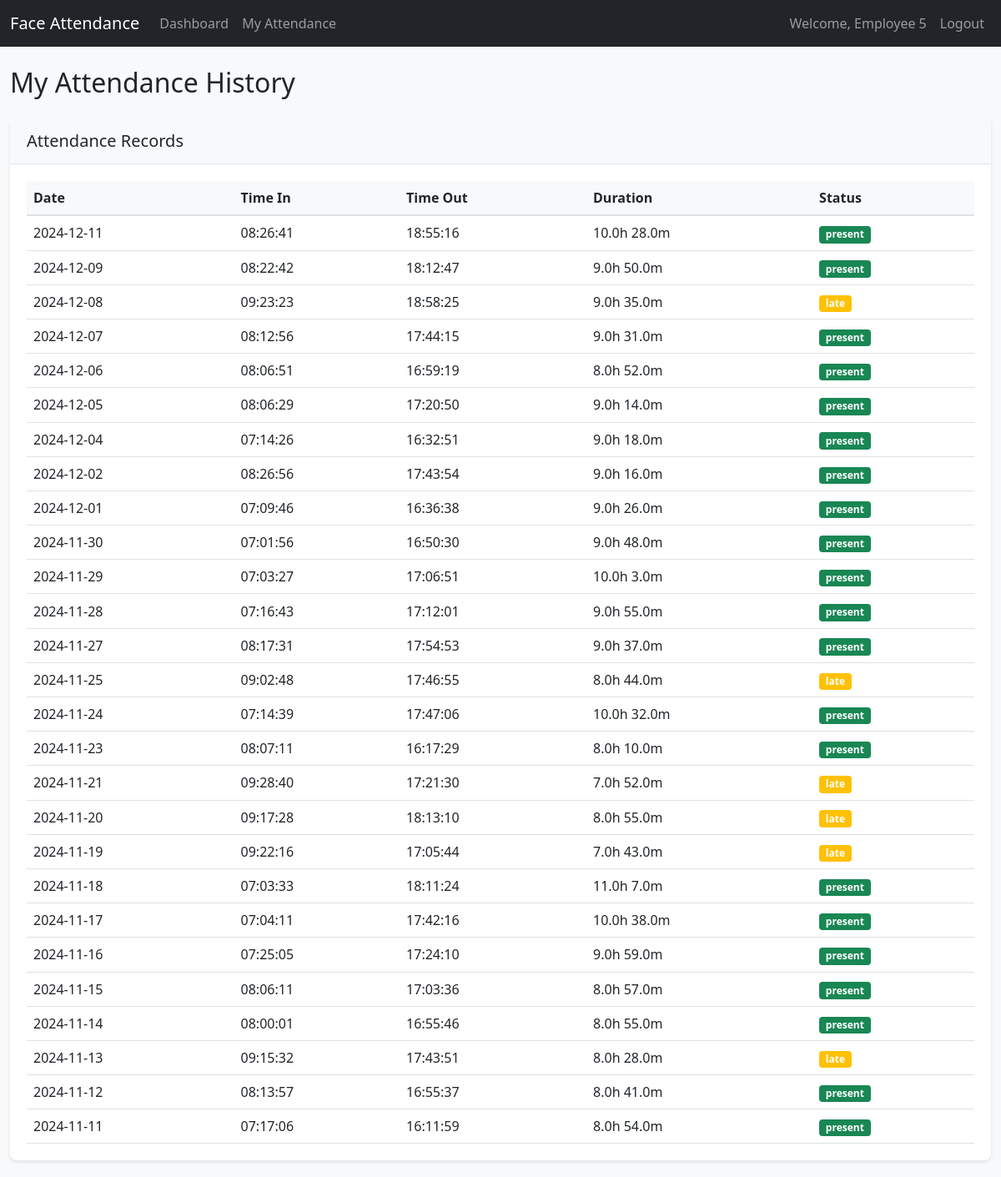
The app's page /employee/attendance (signed in) with its own data.
### app/models.py (models this page shows, shortened)
class User(UserMixin, db.Model):
    id = db.Column(db.Integer, primary_key=True)
    username = db.Column(db.String(64), unique=True, nullable=False)
    email = db.Column(db.String(120), unique=True, nullable=False)
    password_hash = db.Column(db.String(128))
    name = db.Column(db.String(64))
    is_admin = db.Column(db.Boolean, default=False)
    face_encoding = db.Column(db.LargeBinary)
    position = db.Column(db.String(100))
    hourly_rate = db.Column(db.Float, default=0)
    attendances = db.relationship('Attendance', backref='user', lazy=True)

class Attendance(db.Model):
    id = db.Column(db.Integer, primary_key=True)
    user_id = db.Column(db.Integer, db.ForeignKey('user.id'), nullable=False)
    date = db.Column(db.Date, nullable=False)
    time_in = db.Column(db.DateTime, nullable=False)
    time_out = db.Column(db.DateTime)
    status = db.Column(db.String(20), default='present')  # present, late, absent

### app/routes.py (the view)
@employee.route('/attendance')
@login_required
def attendance():
    if current_user.is_admin:
        return redirect(url_for('admin.dashboard'))
    attendances = Attendance.query.filter_by(user_id=current_user.id).order_by(Attendance.date.desc()).all()
    return render_template('employee/attendance.html',
                         attendances=attendances)

### app/models.py (called while the page is built)
@login_manager.user_loader
def load_user(id):
    return User.query.get(int(id))

### app/templates/employee/attendance.html
{% extends "base.html" %}
{% block content %}
<h2>My Attendance History</h2>
<div class="card mt-4">
    <div class="card-header">
        <h5 class="mb-0">Attendance Records</h5>
    </div>
    <div class="card-body">
        <table class="table">
            <thead>
                <tr>
                    <th>Date</th>
                    <th>Time In</th>
                    <th>Time Out</th>
                    <th>Duration</th>
                    <th>Status</th>
                </tr>
            </thead>
            <tbody>
                {% for attendance in attendances %}
                <tr>
                    <td>{{ attendance.date.strftime('%Y-%m-%d') }}</td>
                    <td>{{ attendance.time_in.strftime('%H:%M:%S') }}</td>
                    <td>{{ attendance.time_out.strftime('%H:%M:%S') if attendance.time_out }}</td>
                    <td>
                        {% if attendance.time_in and attendance.time_out %}
                            {% set duration = attendance.time_out - attendance.time_in %}
                            {{ duration.total_seconds() // 3600 }}h
                            {{ (duration.total_seconds() % 3600) // 60 }}m
                        {% endif %}
                    </td>
                    <td>
                        <span class="badge bg-{{ 'success' if attendance.status == 'present' else 'warning' }}">
                            {{ attendance.status }}
                        </span>
                    </td>
                </tr>
                {% endfor %}
            </tbody>
        </table>
    </div>
</div>
{% endblock %}

### app/templates/base.html (shortened to what this page needs)
<!DOCTYPE html>
<html lang="en">
  <head>
    <link
      href="https://cdn.jsdelivr.net/npm/bootstrap@5.1.3/dist/css/bootstrap.min.css"
      rel="stylesheet"
    />
    <link
      href="{{ url_for('static', filename='css/style.css') }}"
      rel="stylesheet"
    />
  </head>
  <body>
    <nav class="navbar navbar-expand-lg navbar-dark bg-dark">
      <div class="container">
        <a class="navbar-brand" href="#">Face Attendance</a>
        {% if current_user.is_authenticated %}
        <div class="collapse navbar-collapse" id="navbarNav">
          <ul class="navbar-nav me-auto">
            {% if current_user.is_admin %}
            <li class="nav-item">
              <a class="nav-link" href="{{ url_for('admin.dashboard') }}"
                >Dashboard</a
              >
            </li>
            <li class="nav-item">
              <a class="nav-link" href="{{ url_for('admin.register') }}"
                >Register Employee</a
              >
            </li>
            <li class="nav-item">
              <a class="nav-link" href="{{ url_for('admin.reports') }}"
                >Attendance Report</a
              >
            </li>
            <li class="nav-item">
              <a class="nav-link" href="{{ url_for('admin.salary_report') }}"
                >Salary Report</a
              >
            </li>
            {% else %}
            <li class="nav-item">
              <a class="nav-link" href="{{ url_for('employee.dashboard') }}"
                >Dashboard</a
              >
            </li>
            <li class="nav-item">
              <a class="nav-link" href="{{ url_for('employee.attendance') }}"
                >My Attendance</a
              >
            </li>
            {% endif %}
          </ul>
          <ul class="navbar-nav">
            <li class="nav-item">
              <span class="nav-link">Welcome, {{ current_user.name }}</span>
            </li>
            <li class="nav-item">
              <a class="nav-link" href="{{ url_for('auth.logout') }}">Logout</a>
            </li>
          </ul>
        </div>
        {% endif %}
      </div>
    </nav>
    <div class="container mt-4">
       {% block content %}{% endblock %}
    </div>
  </body>
</html>

### app/static/css/style.css (style rules this page uses)
body { background-color: #f8f9fa; }
.container { max-width: 1200px; }
.card { border: none; border-radius: 8px; box-shadow: 0 2px 4px rgba(0,0,0,0.1); margin-bottom: 20px; }
.card-header { background-color: #f8f9fa; border-bottom: 1px solid #dee2e6; padding: 15px 20px; }
.card-body { padding: 20px; }
.table { margin-bottom: 0; }
.table th { background-color: #f8f9fa; border-bottom: 2px solid #dee2e6; }
.table td { vertical-align: middle; }

### records on screen
User: name "Employee 5"
Attendance: date "2024-12-11", time_in "08:26:41", time_out "18:55:16", duration "10.0", value "28.0", status "present"
Attendance: date "2024-12-09", time_in "08:22:42", time_out "18:12:47", duration "9.0", value "50.0", status "present"
Attendance: date "2024-12-08", time_in "09:23:23", time_out "18:58:25", duration "9.0", value "35.0", status "late"
Attendance: date "2024-12-07", time_in "08:12:56", time_out "17:44:15", duration "9.0", value "31.0", status "present"
Attendance: date "2024-12-06", time_in "08:06:51", time_out "16:59:19", duration "8.0", value "52.0", status "present"
Attendance: date "2024-12-05", time_in "08:06:29", time_out "17:20:50", duration "9.0", value "14.0", status "present"
Attendance: date "2024-12-04", time_in "07:14:26", time_out "16:32:51", duration "9.0", value "18.0", status "present"
Attendance: date "2024-12-02", time_in "08:26:56", time_out "17:43:54", duration "9.0", value "16.0", status "present"
Attendance: date "2024-12-01", time_in "07:09:46", time_out "16:36:38", duration "9.0", value "26.0", status "present"
Attendance: date "2024-11-30", time_in "07:01:56", time_out "16:50:30", duration "9.0", value "48.0", status "present"
Attendance: date "2024-11-29", time_in "07:03:27", time_out "17:06:51", duration "10.0", value "3.0", status "present"
Attendance: date "2024-11-28", time_in "07:16:43", time_out "17:12:01", duration "9.0", value "55.0", status "present"
Attendance: date "2024-11-27", time_in "08:17:31", time_out "17:54:53", duration "9.0", value "37.0", status "present"
Attendance: date "2024-11-25", time_in "09:02:48", time_out "17:46:55", duration "8.0", value "44.0", status "late"
Attendance: date "2024-11-24", time_in "07:14:39", time_out "17:47:06", duration "10.0", value "32.0", status "present"
Attendance: date "2024-11-23", time_in "08:07:11", time_out "16:17:29", duration "8.0", value "10.0", status "present"
Attendance: date "2024-11-21", time_in "09:28:40", time_out "17:21:30", duration "7.0", value "52.0", status "late"
Attendance: date "2024-11-20", time_in "09:17:28", time_out "18:13:10", duration "8.0", value "55.0", status "late"
Attendance: date "2024-11-19", time_in "09:22:16", time_out "17:05:44", duration "7.0", value "43.0", status "late"
Attendance: date "2024-11-18", time_in "07:03:33", time_out "18:11:24", duration "11.0", value "7.0", status "present"
Attendance: date "2024-11-17", time_in "07:04:11", time_out "17:42:16", duration "10.0", value "38.0", status "present"
Attendance: date "2024-11-16", time_in "07:25:05", time_out "17:24:10", duration "9.0", value "59.0", status "present"
Attendance: date "2024-11-15", time_in "08:06:11", time_out "17:03:36", duration "8.0", value "57.0", status "present"
Attendance: date "2024-11-14", time_in "08:00:01", time_out "16:55:46", duration "8.0", value "55.0", status "present"
Attendance: date "2024-11-13", time_in "09:15:32", time_out "17:43:51", duration "8.0", value "28.0", status "late"
Attendance: date "2024-11-12", time_in "08:13:57", time_out "16:55:37", duration "8.0", value "41.0", status "present"
Attendance: date "2024-11-11", time_in "07:17:06", time_out "16:11:59", duration "8.0", value "54.0", status "present"
